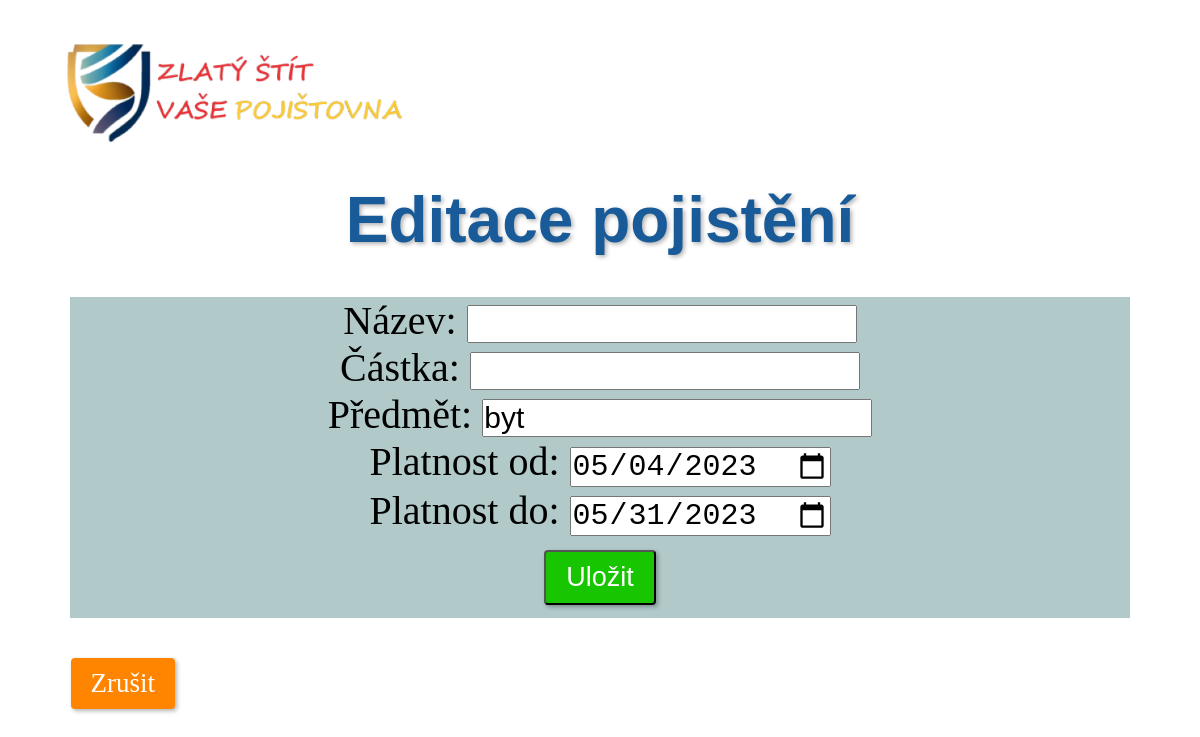
The page /pojisteni/pojisteni/2/editovat/ on the database as committed earlier.
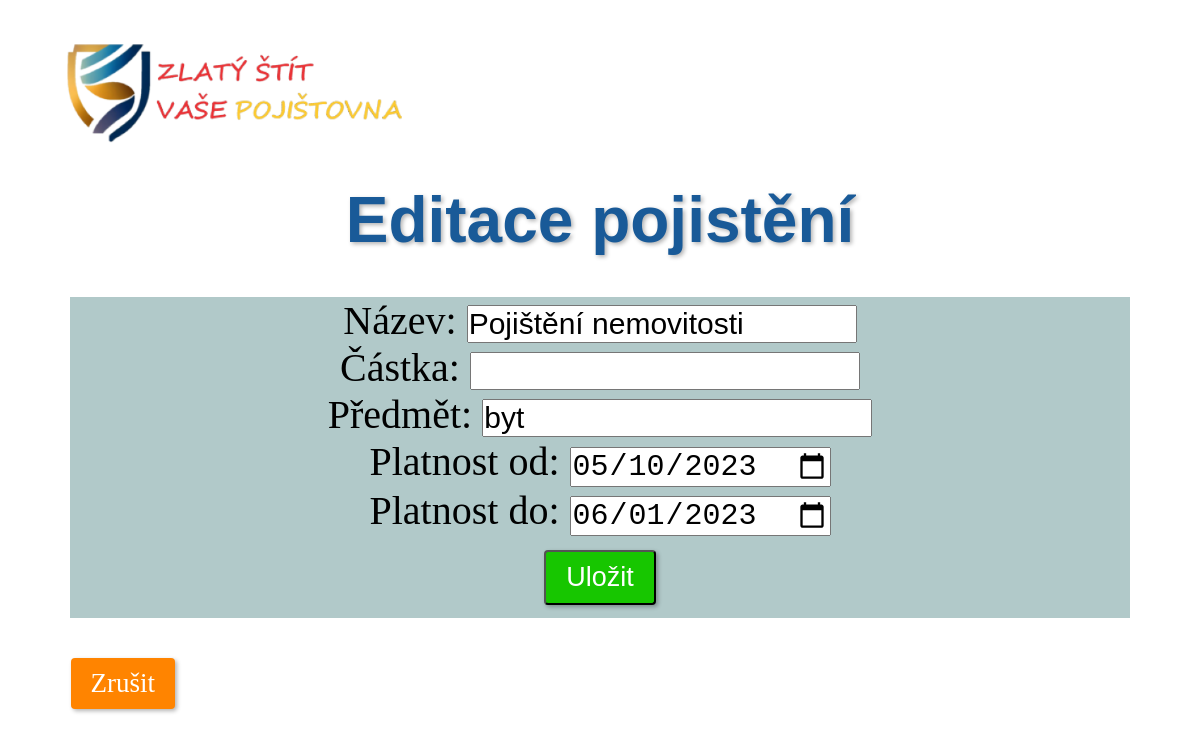
The same page on the database as committed later.
### pojisteni/models.py (models this page shows, shortened)
class Pojisteni(models.Model):
    pojisteny_objekt = models.ForeignKey(Pojisteny, on_delete=models.CASCADE, related_name='pojisteni_set')
    nazev = models.CharField(max_length=100, blank=True)
    castka = models.DecimalField(max_digits=10, decimal_places=2, null=True)
    predmet = models.CharField(max_length=100, blank=True)
    platnost_od = models.DateField(blank=True, null=True)
    platnost_do = models.DateField(blank=True, null=True)
    class Meta:
        db_table = 'pojisteni'

### pojisteni/views.py (the view)
# urls.py: path('pojisteni/<int:pk>/editovat/', views.editovat_pojisteni, name='editovat_pojisteni'),
def editovat_pojisteni(request, pk):
    pojisteni = get_object_or_404(Pojisteni, pk=pk)
    if request.method == 'POST':
        form = PojisteniForm(request.POST, instance=pojisteni)
        if form.is_valid():
            form.save()
            return redirect('detail_pojisteneho', pk=pojisteni.pojisteny_objekt.pk)
    else:
        form = PojisteniForm(instance=pojisteni)
        form.fields['castka'].initial = pojisteni.castka
    return render(request, 'editovat_pojisteni.html', {'pojisteni': pojisteni})

### pojisteni/templates/editovat_pojisteni.html (shortened to what this page needs)
{% load static %}
<link rel="stylesheet" href="{% static 'pojisteni/style.css' %}">
{% block content %}
<div class="row">
  <img id="logo" src="{% static 'pojisteni/images/logo6.png' %}" alt="Logo">
  <h1>Editace pojistění</h1>
  <form method="POST" action="">
    <label for="nazev">Název:</label>
    <input type="text" id="nazev" name="nazev" value="{{ pojisteni.nazev }}"><br>
    <label for="castka">Částka:</label>
    <input type="number" id="castka" name="castka" value="{{ pojisteni.castka }}"><br>
    <label for="predmet">Předmět:</label>
    <input type="text" id="predmet" name="predmet" value="{{ pojisteni.predmet }}"><br>
    <label for="platnost_od">Platnost od:</label>
    <input type="date" id="platnost_od" name="platnost_od" value="{{ pojisteni.platnost_od|date:'Y-m-d' }}"><br>
    <label for="platnost_do">Platnost do:</label>
    <input type="date" id="platnost_do" name="platnost_do" value="{{ pojisteni.platnost_do|date:'Y-m-d' }}"><br>
    <input type="submit" value="Uložit" class="btn btn-primary btn-form">
  </form>
  <a href="{% url 'detail_pojisteneho' pk=pojisteni.pojisteny_objekt.pk %}" class="btn btn-secondary btn-zrus">Zrušit</a>
</div>
{% endblock %}

Rows that differ between the two databases and show on the page:
changed Pojisteni "byt": nazev (not shown) → "Pojištění nemovitosti"; platnost_od "05/04/2023" → "05/10/2023"; platnost_do "05/31/2023" → "06/01/2023"
